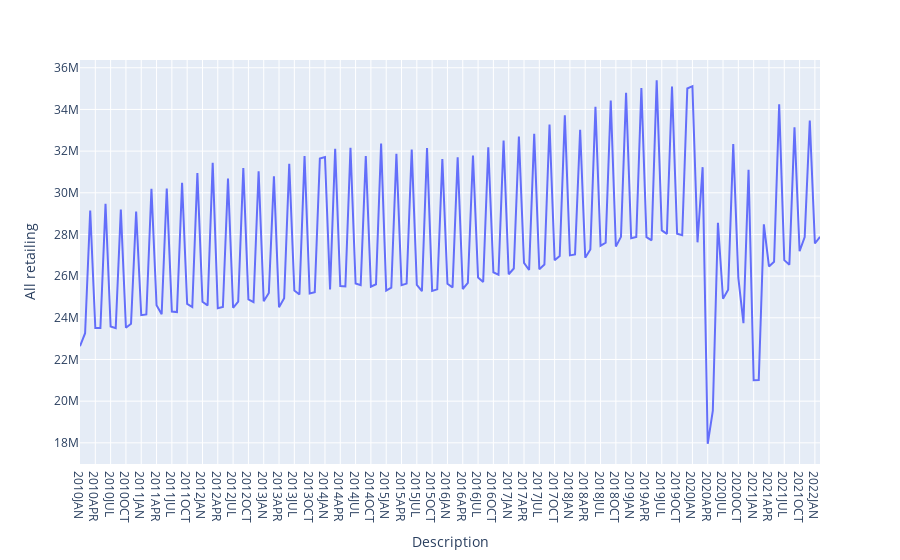

Write notebook code for a chart like this one.
### Code cell
import plotly.express as px # linechart to show value of sales across selected timeline
dfb = df1_subset
df = px.data.tips()
fig = px.line(dfb, x='Description', y='All retailing')  
fig.show()

### Figure 1 — Plotly figure (JSON) as saved in the notebook; plotly's stock layout.template omitted (floating-point values rounded to 4 significant figures; data arrays with more than 128 entries replaced by an {"elided": "..."} marker saying what was removed)
{"data": [{"hovertemplate": "Description=%{x}<br>All retailing=%{y}<extra></extra>", "legendgroup": "", "line": {"color": "#636efa", "dash": "solid"}, "marker": {"symbol": "circle"}, "mode": "lines", "name": "", "orientation": "v", "showlegend": false, "type": "scatter", "x": {"elided": "146 str values"}, "xaxis": "x", "y": {"elided": "146 int values"}, "yaxis": "y"}], "layout": {"legend": {"tracegroupgap": 0}, "margin": {"t": 60}, "xaxis": {"anchor": "y", "domain": [0, 1], "title": {"text": "Description"}}, "yaxis": {"anchor": "x", "domain": [0, 1], "title": {"text": "All retailing"}}}}
